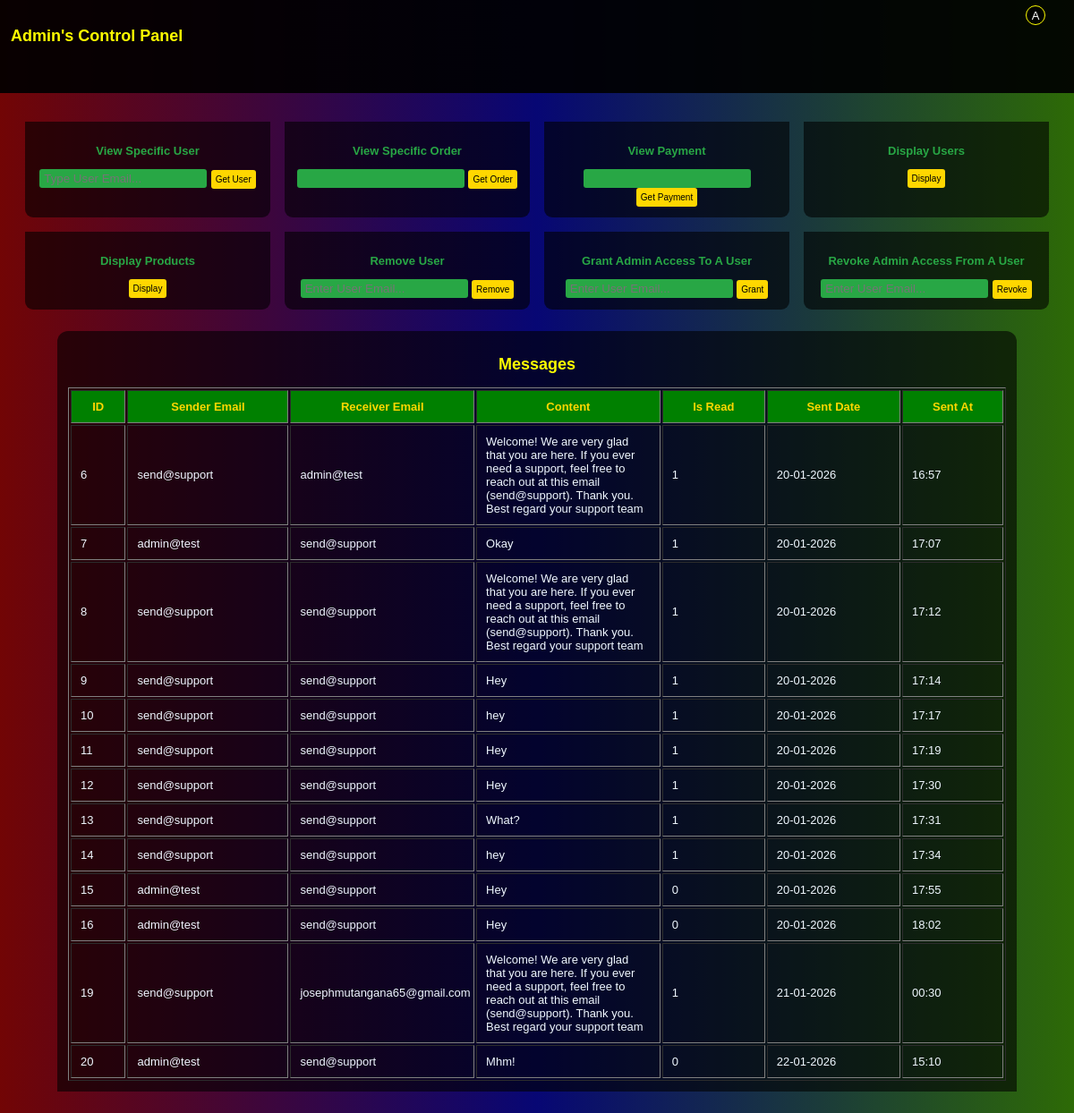
Page /admin/display/messages (signed in) on the earlier database version.
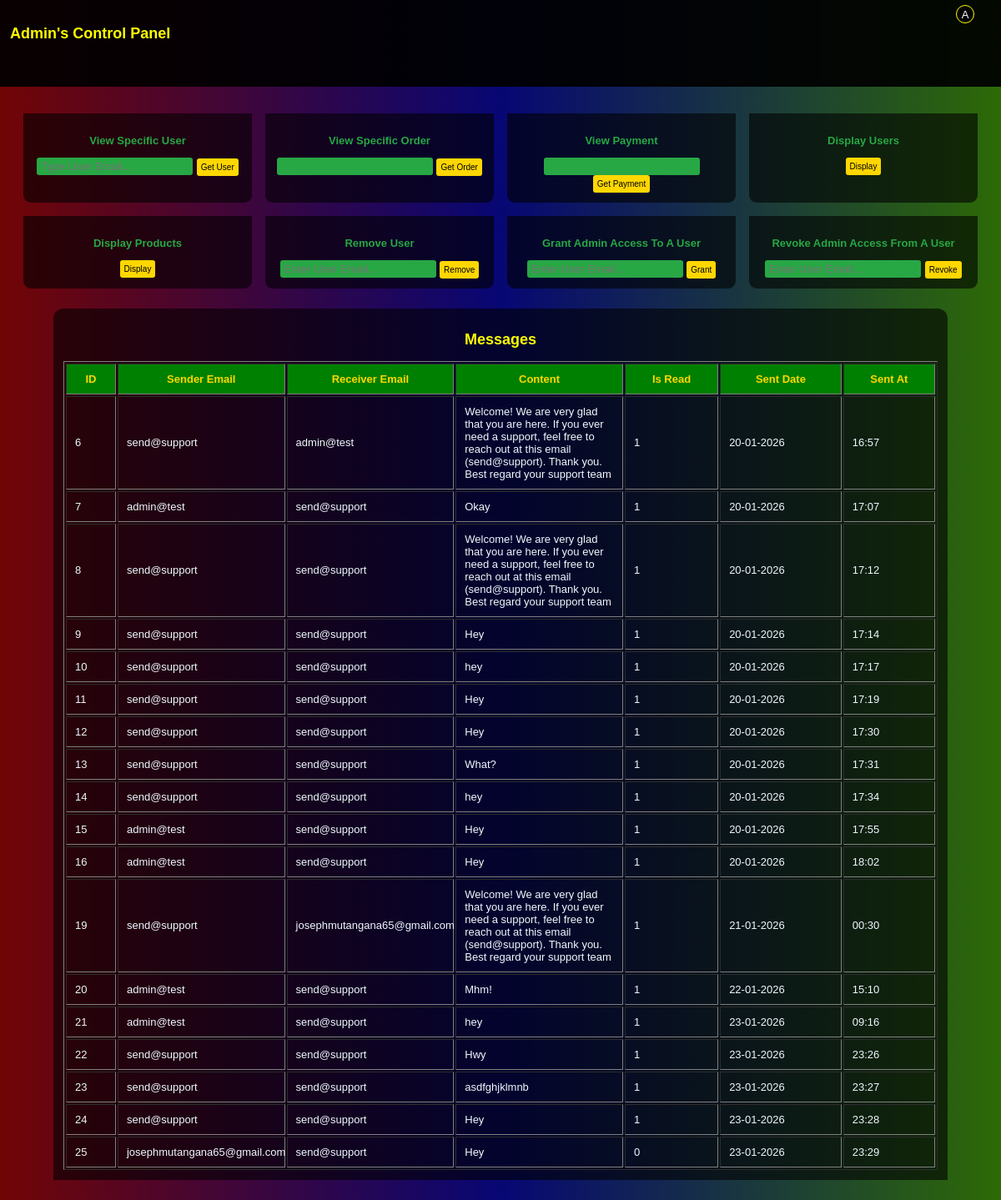
Same page on the later database version.
### tables this page shows
CREATE TABLE message(
         id integer primary key autoincrement,
         sender_email not null,
         receiver_email not null,
         content text not null,
         is_read integer not null default 0,
         sent_date timestamp not null,
         sent_at timestamp not null
         
    );

### app.py (the view)
@app.route("/admin/display/messages/", methods=["GET", "POST"])
@app.route("/admin/display/messages", methods=["GET", "POST"])
def get_messages():
    if "user_id" in session and session.get("user_role") == "Admin":
        conn = get_database()
        cursor = conn.cursor()
        cursor.execute("SELECT * FROM message")
        messages = cursor.fetchall()
        conn.close()
        view_message="Messages"
        if messages:
            return render_template("admin.html", logged_in=True, messages=messages, view_message=view_message, letter=session["user_name"][0].upper(), name = session["user_name"],role=session["user_role"])
        else:
            flash("No Messages", "warning")
            return redirect(url_for("admin"))
    else:
        return redirect(url_for("admin_login"))

### app.py (called while the page is built)
def get_database():
    conn = sqlite3.connect("app.db")
    conn.row_factory = sqlite3.Row
    conn.execute("PRAGMA foreign_keys = ON;")
    return conn

### templates/admin.html (shortened to what the changed rows need)
<!DOCTYPE html>
<html lang="en">
<head>
    <link rel="stylesheet" href="{{url_for('static', filename='style.css')}}">
</head>
<body id="admin_page">
    <section class="admin_panel">
        <section class="admin_header">
            <h1>Admin's Control Panel</h1>
        </section>
        <section class="control">
            <div class="box" id="search_user">
                <h1>View Specific User</h1>
            </div>
            <div class="box" id="view_order">
                <h1>View Specific Order</h1>
            </div>
            <div class="box" id="payements">
                <h1>View Payment</h1>
            </div>
            <div class="box" id="all_users">
                <h1>Display Users</h1>
            </div>
            <div class="box" id="all_products">
                <h1>Display Products</h1>
            </div>
            <div class="box">
                <h1>Remove User</h1>
            </div>
            <div class="box">
                <h1>Grant Admin Access To A User</h1>
            </div>
            <div class="box">
                <h1>Revoke Admin Access From A User</h1>
            </div>
        </section>
            {% if messages %}
            <div class="admin_table">
                <h1>{{view_message}}</h1>
                <table border="1" cellpadding="10">
                    <tr>
                        <th>ID</th>
                        <th>Sender Email</th>
                        <th>Receiver Email</th>
                        <th>Content</th>
                        <th>Is Read</th>
                        <th>Sent Date</th>
                        <th>Sent At</th>
                    </tr>
                    {% for message in messages %}
                    <tr>
                        <td>{{ message.id }}</td>
                        <td>{{ message.sender_email }}</td>
                        <td>{{ message.receiver_email }}</td>
                        <td>{{ message.content }}</td>
                        <td>{{ message['is_read'] }}</td>
                        <td>{{ message.sent_date }}</td>
                        <td>{{ message.sent_at }}</td>
                    </tr>
                    {% endfor %}
                </table>
                {% endif %}
                    </div>
    </section>
</body>
</html>

Differences in the rows shown:
changed message id 15: is_read "0" → "1"
changed message id 16: is_read "0" → "1"
changed message "Mhm!": is_read "0" → "1"
added message: id "21", sender_email "admin@test", receiver_email "send@support", content "hey", is_read "1", sent_date "23-01-2026", sent_at "09:16"
added message: id "22", sender_email "send@support", receiver_email "send@support", content "Hwy", is_read "1", sent_date "23-01-2026", sent_at "23:26"
added message: id "23", sender_email "send@support", receiver_email "send@support", content "asdfghjklmnb", is_read "1", sent_date "23-01-2026", sent_at "23:27"
added message: id "24", sender_email "send@support", receiver_email "send@support", content "Hey", is_read "1", sent_date "23-01-2026", sent_at "23:28"
added message: id "25", sender_email "josephmutangana65@gmail.com", receiver_email "send@support", content "Hey", is_read "0", sent_date "23-01-2026", sent_at "23:29"
